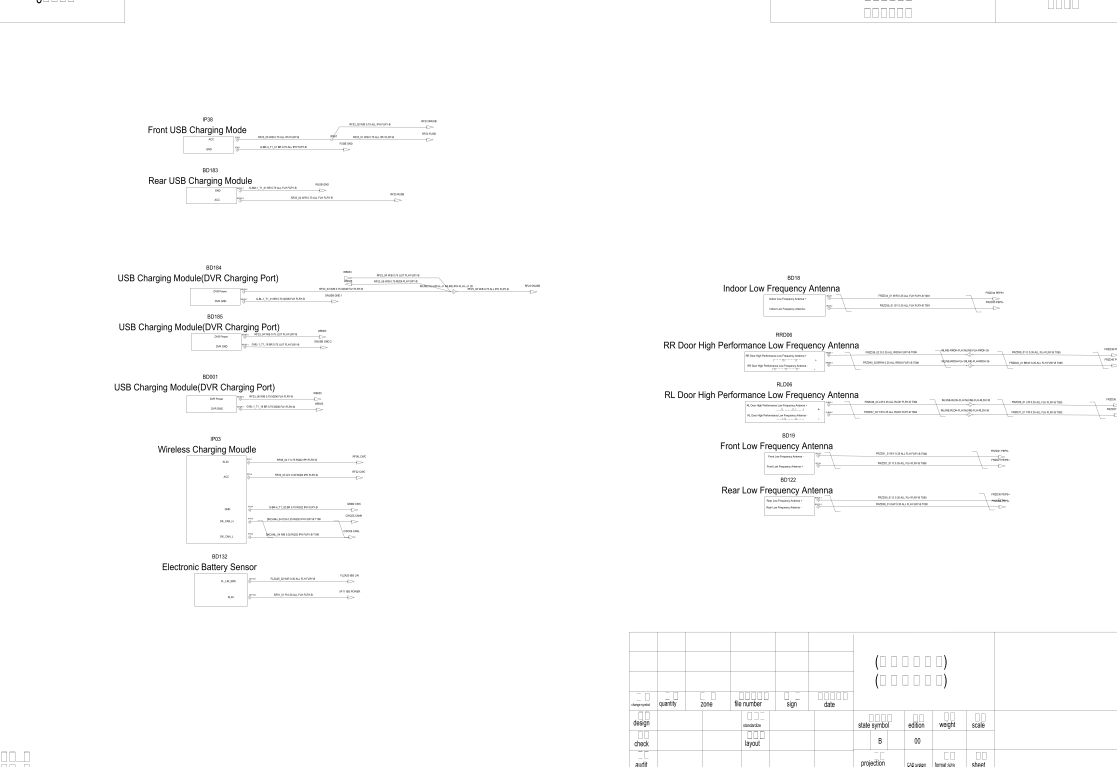
#> input picture frames/pilot_112/render.png, 6700 x 4598 px, found by its file name (shown at 1/6 size)
$ python dbg_bd184.py
#> lines starting #> are read from the running program, lines starting #| are printed output that depends on the picture; after the words box and inside, x2 and y2 are one past the last pixel; in counts of white or black regions, pixels touching at a corner belong together
### code/trace.py
# -*- coding: utf-8 -*-
"""纯视觉导线追踪：只接收 numpy 图像，绝不接触 DXF 数据。

管线：
  灰度图 -> Otsu 二值化 -> Zhang-Suen 细化 -> 骨架图分析 ->
  提取导线段(arc) -> 节点圆点判定 -> 合并成电气网络(net)

关键概念：
- 端点：骨架中 8 邻域=1 的像素
- 节点：8 邻域>=3 的像素；有实心圆点=拼接连接，无圆点=跨线不连
"""
import numpy as np
import cv2
from skimage.morphology import skeletonize


def binarize_otsu(gray):
    """Otsu 二值化，返回前景=True 的 bool 数组。"""
    _, bw = cv2.threshold(gray, 0, 255, cv2.THRESH_BINARY + cv2.THRESH_OTSU)
    # 前景应为暗像素（黑线白底）；若前景占比>50% 说明反了
    fg = bw < 128
    if fg.mean() > 0.5:
        fg = ~fg
    return fg


def skeleton_of(foreground):
    """Zhang-Suen 细化，返回骨架 bool 数组。"""
    return skeletonize(foreground)


def neighbor_degree(skel):
    """每个骨架像素的 8 邻域度数（不含自身）。"""
    k = np.ones((3, 3), dtype=np.uint8)
    k[1, 1] = 0
    cnt = cv2.filter2D(skel.astype(np.uint8), -1, k, borderType=cv2.BORDER_CONSTANT)
    return cnt * skel


# [137 lines left out: functions estimate_wire_width, has_dot, extract_nets, filter_nets, overlay_nets, not called in this run]

### code/dbg_bd184.py
#!/usr/bin/env python3
# -*- coding: utf-8 -*-
"""调试：BD184-1 vs BD184-2 区域的骨架/端点/管脚匹配。"""
import os
import sys
import pickle
import numpy as np
import cv2

HERE = os.path.dirname(os.path.abspath(__file__))
sys.path.insert(0, HERE)
os.environ.setdefault('PYTHONPATH', '/home/hatch/workspace/.pylibs')
sys.path.insert(0, '/home/hatch/workspace/.pylibs')
from trace import binarize_otsu, skeleton_of, neighbor_degree

OUT = os.path.join(HERE, 'qa', 'frames', 'pilot_112')
gray = cv2.imread(os.path.join(OUT, 'render.png'), cv2.IMREAD_GRAYSCALE)
#> gray is the input picture: shape (4598, 6700); min 0, max 255, mean 252.6

# 区域：BD184 器件右端管脚区
X0, X1, Y0, Y1 = 1300, 1750, 1600, 1900
crop = gray[Y0:Y1, X0:X1]
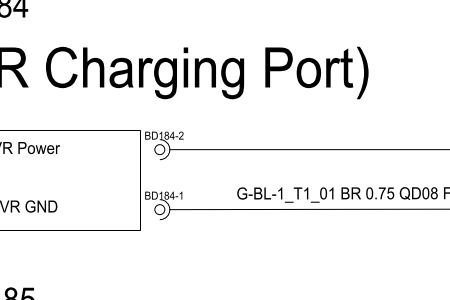
#> crop: shape (300, 450); min 0, max 255, mean 241.3
fg = binarize_otsu(crop)
#> in binarize_otsu, `_, bw = cv2.threshold(gray, 0, 255, cv2.THRESH_BINARY + cv2.THRESH_OTSU)`:
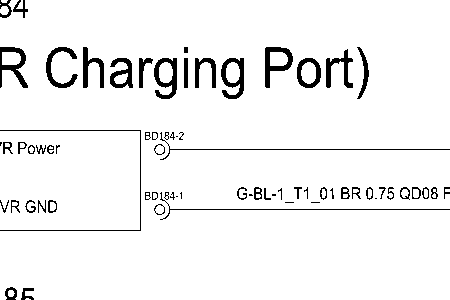
#> bw: shape (300, 450); 94.5% white; 70 black regions (18 under 20 px), largest, box (x1, y1, x2, y2) and area: (154, 58, 177, 99) 470, (221, 58, 244, 99) 467, (265, 47, 293, 88) 463
skel = skeleton_of(fg)
#> in skeleton_of, `return skeletonize(foreground)`: returned value: shape (300, 450) bool; 2.3% white in thin lines or dots
deg = neighbor_degree(skel)
#> in neighbor_degree, `cnt = cv2.filter2D(skel.astype(np.uint8), -1, k, borderType=cv2.BORDER..`:
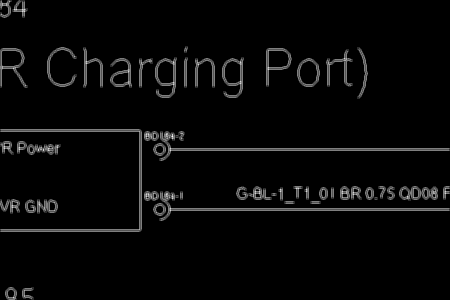
#> cnt: shape (300, 450); min 0, max 6, mean 0.179; drawn with min black and max white
#> in neighbor_degree, `return cnt * skel`:
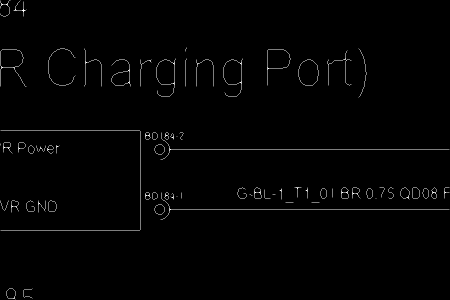
#> returned value: shape (300, 450); min 0, max 4, mean 0.0461; drawn with min black and max white
ey, ex = np.nonzero((deg == 1) & skel)
#> ey = 120 values from 0 to 299; ex = 120 values, max 449 at index 54, min 0 at index 0, mean 182.4
print('crop 内端点数:', len(ex))
#| crop 内端点数: 120
for x, y in zip(ex, ey):
    print('  endpoint (%d,%d) -> 全图 (%d,%d)' % (x, y, x + X0, y + Y0))
#> this loop made 120 passes
#> (x, y) on passes 1 to 12: (0, 0), (10, 0), (20, 0), (23, 1), (0, 8), (26, 9), (13, 10), (0, 13), (23, 16), (186, 47), (84, 48), (358, 48)
#|   endpoint (0,0) -> 全图 (1300,1600)
#|   endpoint (10,0) -> 全图 (1310,1600)
#|   endpoint (20,0) -> 全图 (1320,1600)
#|   endpoint (23,1) -> 全图 (1323,1601)
#|   endpoint (0,8) -> 全图 (1300,1608)
#|   endpoint (26,9) -> 全图 (1326,1609)
#|   endpoint (13,10) -> 全图 (1313,1610)
#|   endpoint (0,13) -> 全图 (1300,1613)
#> (further printed lines are left out)

# 可视化：灰底 + 骨架红 + 端点绿圈 + 管脚文本框蓝
vis = cv2.cvtColor(crop, cv2.COLOR_GRAY2BGR)
vis[skel] = (0, 0, 255)
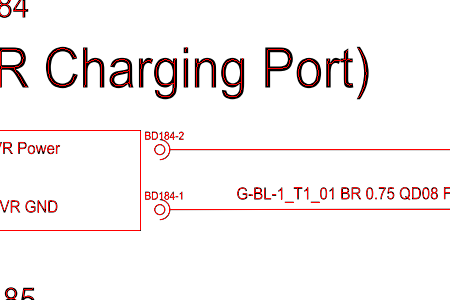
#> vis: shape (300, 450, 3); mean B, G, R 240.9, 240.9, 246.6
for x, y in zip(ex, ey):
    cv2.circle(vis, (int(x), int(y)), 6, (0, 255, 0), 2)
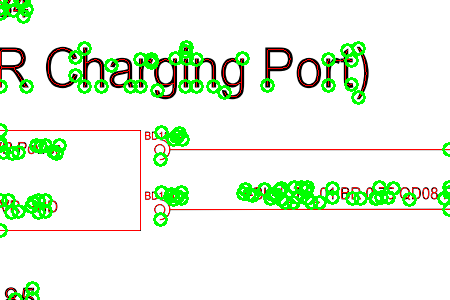
#> vis: shape (300, 450, 3); 7.16% of pixels changed, all inside (x1, y1, x2, y2) = (0, 0, 450, 300)
# 管脚文本框
pins = {'BD184-2': [1442, 1728, 1491, 1745], 'BD184-1': [1442, 1788, 1491, 1805]}
for name, a in pins.items():
    cv2.rectangle(vis, (int(a[0] - X0), int(a[1] - Y0)),
                  (int(a[2] - X0), int(a[3] - Y0)), (255, 0, 0), 2)
    cv2.putText(vis, name, (int(a[0] - X0), int(a[1] - Y0) - 6),
                cv2.FONT_HERSHEY_SIMPLEX, 0.6, (255, 0, 0), 2)
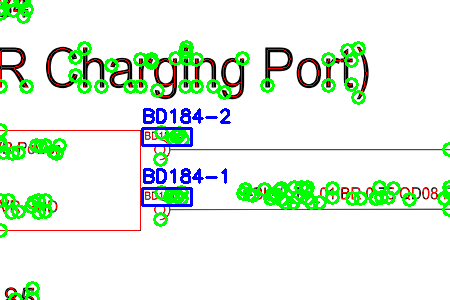
#> vis: shape (300, 450, 3); 1.51% of pixels changed, all inside (x1, y1, x2, y2) = (141, 108, 231, 207)
# 已匹配的端点（pin_assoc）
#> (the run stopped early here; a loop or call above may not have finished)
